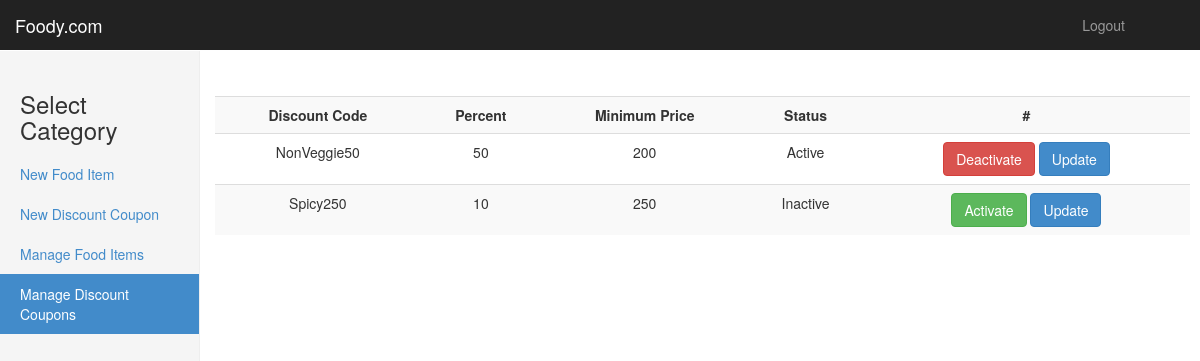
The page /admin/managediscount.php (signed in) on the database its author committed.
### tables this page shows
CREATE TABLE IF NOT EXISTS `discount` (
`id` int(11) NOT NULL,
  `code` varchar(15) NOT NULL,
  `percent` int(11) NOT NULL,
  `minprice` int(11) NOT NULL,
  `status` tinyint(1) NOT NULL DEFAULT '1'
);

### admin/managediscount.php (the view, shortened to what this page needs)
<?php
    require_once('../includes/DbConnection.php');
    $query="SELECT * from discount order by status DESC";
    $result=mysqli_query($connection,$query);
?>
<!DOCTYPE html>
<html lang="en">
<head>
    <link href="../assets/bootstrap/css/bootstrap.min.css" rel="stylesheet">
    <link href="../assets/css/dashboard.css" rel="stylesheet">
  </head>
  <body>
    <nav class="navbar navbar-inverse navbar-fixed-top">
      <div class="container-fluid">
        <div class="navbar-header">
          <a class="navbar-brand" href="#">Foody.com</a>
        </div>
        <div id="navbar" class="navbar-collapse collapse">
          <ul class="nav navbar-nav navbar-right">
            <li><a href="#"></a></li>
            <li><a href="../logout.php">Logout</a></li>
            <li><a href="#"></a></li>
            <li><a href="#"></a></li>
          </ul>
        </div>
      </div>
    </nav>
    <div class="container-fluid">
      <div class="row">
        <div class="col-sm-3 col-md-2 sidebar">
            <h3>Select Category</h3>
          <ul class="nav nav-sidebar">
            <li ><a href="index.php">New Food Item</a></li>
            <li ><a href="discount.php">New Discount Coupon</a></li>
			<li ><a href="manageitems.php">Manage Food Items</a></li>
			<li class="active"><a href="#">Manage Discount Coupons<span class="sr-only">(current)</span></a></li>
          </ul>
        </div>
        <div class="col-sm-9 col-sm-offset-3 col-md-10 col-md-offset-2 main">
            <div class="row" >
                <table class="table table-striped table-hover">
        		<tbody>
                	<tr>
						<th><center>Discount Code</center></th>
                        <th><center>Percent</center></th>
                        <th><center>Minimum Price</center></th>
                        <th><center>Status</center></th>
                        <th><center>#</center></th>
                    </tr>
                        	<?php
                            if($result)
							while($row=mysqli_fetch_assoc($result)){
								$code=$row['code'];
								$percent=$row['percent'];
								$minprice=$row['minprice'];
								$status=($row['status']==1 ? "Active" : "Inactive");
								echo '<tr>';
                    			echo '<form action="editdiscount.php" method="get">	';
								echo "<td><center>{$code}</center></td>";
								echo "<td><center>{$percent}</center></td>";
								echo "<td><center>{$minprice}</center></td>";
								echo "<td><center>{$status}</center></td>";
								if($row['status']==0) echo '<td><center><button name="activate" class="btn btn-success" type="submit">Activate</button> ';
                                else echo '<td><center><button name="deactivate" class="btn btn-danger" type="submit">Deactivate</button> ';
								echo ' <button name="update" class="btn btn-primary"  type="submit">Update</button></center> </td>';
								echo '</form></tr>';
								}
							?>
                </tbody>
                </table>
            </div>
        </div>
      </div>
    </div>
</body></html>3

### assets/css/dashboard.css (style rules this page uses)
body { padding-top: 50px; }
.navbar-fixed-top { border: 0; }
.sidebar { display: none; }
@media (min-width: 768px) { .sidebar { position: fixed; top: 51px; bottom: 0; left: 0; z-index: 1000; display: block; padding: 20px; overflow-x: hidden; overflow-y: auto; background-color: #f5f5f5; border-right: 1px solid #eee; } }
.nav-sidebar { margin-right: -21px; margin-bottom: 20px; margin-left: -20px; }
.nav-sidebar > li > a { padding-right: 20px; padding-left: 20px; }
.nav-sidebar > .active > a, .nav-sidebar > .active > a:hover, .nav-sidebar > .active > a:focus { color: #fff; background-color: #428bca; }
.main { padding: 20px; }
@media (min-width: 768px) { .main { padding-right: 40px; padding-left: 40px; } }

### rows shown on the page
discount: code "NonVeggie50", percent "50", minprice "200", status "Active", shows "Deactivate"
discount: code "Spicy250", percent "10", minprice "250", status "Inactive", shows "Activate"
